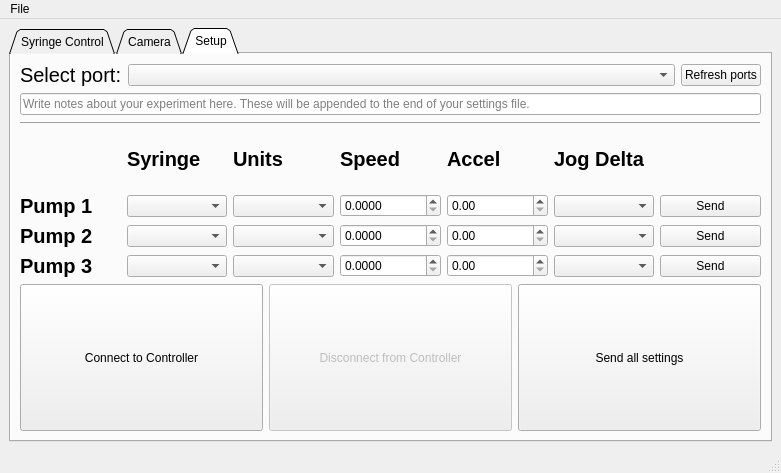
<?xml version="1.0" encoding="UTF-8"?>
<ui version="4.0">
 <class>MainWindow</class>
 <widget class="QMainWindow" name="MainWindow">
  <property name="geometry">
   <rect>
    <x>0</x>
    <y>0</y>
    <width>781</width>
    <height>473</height>
   </rect>
  </property>
  <property name="windowTitle">
   <string>Poseidon Controller</string>
  </property>
  <widget class="QWidget" name="centralwidget">
   <layout class="QVBoxLayout" name="verticalLayout">
    <item>
     <widget class="QTabWidget" name="tabWidget">
      <property name="focusPolicy">
       <enum>Qt::TabFocus</enum>
      </property>
      <property name="acceptDrops">
       <bool>false</bool>
      </property>
      <property name="tabPosition">
       <enum>QTabWidget::North</enum>
      </property>
      <property name="tabShape">
       <enum>QTabWidget::Triangular</enum>
      </property>
      <property name="currentIndex">
       <number>2</number>
      </property>
      <property name="iconSize">
       <size>
        <width>16</width>
        <height>16</height>
       </size>
      </property>
      <property name="movable">
       <bool>false</bool>
      </property>
      <widget class="QWidget" name="control">
       <attribute name="title">
        <string>Syringe Control</string>
       </attribute>
       <layout class="QHBoxLayout" name="horizontalLayout_10">
        <item>
         <layout class="QHBoxLayout" name="horizontalLayout_3">
          <item>
           <layout class="QVBoxLayout" name="verticalLayout_9">
            <item>
             <layout class="QGridLayout" name="gridLayout_6">
              <item row="0" column="2">
               <widget class="Line" name="line_4">
                <property name="frameShadow">
                 <enum>QFrame::Raised</enum>
                </property>
                <property name="lineWidth">
                 <number>3</number>
                </property>
                <property name="orientation">
                 <enum>Qt::Vertical</enum>
                </property>
               </widget>
              </item>
              <item row="0" column="0">
               <widget class="QLabel" name="label">
                <property name="font">
                 <font>
                  <pointsize>15</pointsize>
                  <weight>75</weight>
                  <bold>true</bold>
                 </font>
                </property>
                <property name="text">
                 <string/>
                </property>
                <property name="alignment">
                 <set>Qt::AlignCenter</set>
                </property>
               </widget>
              </item>
              <item row="2" column="3">
               <widget class="QLCDNumber" name="p2_incremental_DISP">
                <property name="frameShape">
                 <enum>QFrame::Panel</enum>
                </property>
                <property name="frameShadow">
                 <enum>QFrame::Sunken</enum>
                </property>
                <property name="digitCount">
                 <number>5</number>
                </property>
               </widget>
              </item>
              <item row="3" column="4">
               <widget class="QLCDNumber" name="p3_remain_DISP">
                <property name="frameShape">
                 <enum>QFrame::Panel</enum>
                </property>
                <property name="frameShadow">
                 <enum>QFrame::Sunken</enum>
                </property>
                <property name="digitCount">
                 <number>5</number>
                </property>
               </widget>
              </item>
              <item row="0" column="3">
               <layout class="QHBoxLayout" name="horizontalLayout_12">
                <item>
                 <widget class="QCheckBox" name="p2_activate_CHECKBOX">
                  <property name="sizePolicy">
                   <sizepolicy hsizetype="Maximum" vsizetype="Fixed">
                    <horstretch>0</horstretch>
                    <verstretch>0</verstretch>
                   </sizepolicy>
                  </property>
                  <property name="text">
                   <string/>
                  </property>
                 </widget>
                </item>
                <item>
                 <widget class="QLabel" name="label_6">
                  <property name="font">
                   <font>
                    <pointsize>15</pointsize>
                    <weight>75</weight>
                    <bold>true</bold>
                   </font>
                  </property>
                  <property name="text">
                   <string>Pump 2</string>
                  </property>
                  <property name="alignment">
                   <set>Qt::AlignCenter</set>
                  </property>
                 </widget>
                </item>
               </layout>
              </item>
              <item row="2" column="0">
               <widget class="QLabel" name="label_56">
                <property name="font">
                 <font>
                  <pointsize>15</pointsize>
                 </font>
                </property>
                <property name="text">
                 <string>Incremental</string>
                </property>
                <property name="alignment">
                 <set>Qt::AlignCenter</set>
                </property>
               </widget>
              </item>
              <item row="2" column="4">
               <widget class="QLCDNumber" name="p3_incremental_DISP">
                <property name="frameShape">
                 <enum>QFrame::Panel</enum>
                </property>
                <property name="frameShadow">
                 <enum>QFrame::Sunken</enum>
                </property>
                <property name="digitCount">
                 <number>5</number>
                </property>
               </widget>
              </item>
              <item row="0" column="1">
               <layout class="QHBoxLayout" name="horizontalLayout_14">
                <item>
                 <widget class="QCheckBox" name="p1_activate_CHECKBOX">
                  <property name="sizePolicy">
                   <sizepolicy hsizetype="Maximum" vsizetype="Fixed">
                    <horstretch>0</horstretch>
                    <verstretch>0</verstretch>
                   </sizepolicy>
                  </property>
                  <property name="text">
                   <string/>
                  </property>
                 </widget>
                </item>
                <item>
                 <widget class="QLabel" name="label_8">
                  <property name="font">
                   <font>
                    <pointsize>15</pointsize>
                    <weight>75</weight>
                    <bold>true</bold>
                   </font>
                  </property>
                  <property name="text">
                   <string>Pump 1</string>
                  </property>
                  <property name="alignment">
                   <set>Qt::AlignCenter</set>
                  </property>
                 </widget>
                </item>
               </layout>
              </item>
              <item row="3" column="0">
               <widget class="QLabel" name="label_57">
                <property name="font">
                 <font>
                  <pointsize>15</pointsize>
                 </font>
                </property>
                <property name="text">
                 <string>Remain</string>
                </property>
                <property name="alignment">
                 <set>Qt::AlignCenter</set>
                </property>
               </widget>
              </item>
              <item row="1" column="3">
               <widget class="QLCDNumber" name="p2_absolute_DISP">
                <property name="frameShape">
                 <enum>QFrame::Panel</enum>
                </property>
                <property name="frameShadow">
                 <enum>QFrame::Sunken</enum>
                </property>
                <property name="digitCount">
                 <number>5</number>
                </property>
               </widget>
              </item>
              <item row="3" column="1">
               <widget class="QLCDNumber" name="p1_remain_DISP">
                <property name="frameShape">
                 <enum>QFrame::Panel</enum>
                </property>
                <property name="frameShadow">
                 <enum>QFrame::Sunken</enum>
                </property>
                <property name="digitCount">
                 <number>5</number>
                </property>
               </widget>
              </item>
              <item row="2" column="1">
               <widget class="QLCDNumber" name="p1_incremental_DISP">
                <property name="frameShape">
                 <enum>QFrame::Panel</enum>
                </property>
                <property name="frameShadow">
                 <enum>QFrame::Sunken</enum>
                </property>
                <property name="digitCount">
                 <number>5</number>
                </property>
               </widget>
              </item>
              <item row="1" column="0">
               <widget class="QLabel" name="label_58">
                <property name="font">
                 <font>
                  <pointsize>15</pointsize>
                 </font>
                </property>
                <property name="text">
                 <string>Absolute</string>
                </property>
                <property name="alignment">
                 <set>Qt::AlignCenter</set>
                </property>
               </widget>
              </item>
              <item row="1" column="4">
               <widget class="QLCDNumber" name="p3_absolute_DISP">
                <property name="frameShape">
                 <enum>QFrame::Panel</enum>
                </property>
                <property name="frameShadow">
                 <enum>QFrame::Sunken</enum>
                </property>
                <property name="digitCount">
                 <number>5</number>
                </property>
               </widget>
              </item>
              <item row="3" column="3">
               <widget class="QLCDNumber" name="p2_remain_DISP">
                <property name="frameShape">
                 <enum>QFrame::Panel</enum>
                </property>
                <property name="frameShadow">
                 <enum>QFrame::Sunken</enum>
                </property>
                <property name="digitCount">
                 <number>5</number>
                </property>
               </widget>
              </item>
              <item row="0" column="4">
               <layout class="QHBoxLayout" name="horizontalLayout_13">
                <item>
                 <widget class="Line" name="line_5">
                  <property name="frameShadow">
                   <enum>QFrame::Raised</enum>
                  </property>
                  <property name="lineWidth">
                   <number>3</number>
                  </property>
                  <property name="orientation">
                   <enum>Qt::Vertical</enum>
                  </property>
                 </widget>
                </item>
                <item>
                 <widget class="QCheckBox" name="p3_activate_CHECKBOX">
                  <property name="sizePolicy">
                   <sizepolicy hsizetype="Maximum" vsizetype="Fixed">
                    <horstretch>0</horstretch>
                    <verstretch>0</verstretch>
                   </sizepolicy>
                  </property>
                  <property name="text">
                   <string/>
                  </property>
                 </widget>
                </item>
                <item>
                 <widget class="QLabel" name="label_25">
                  <property name="font">
                   <font>
                    <pointsize>15</pointsize>
                    <weight>75</weight>
                    <bold>true</bold>
                   </font>
                  </property>
                  <property name="text">
                   <string>Pump 3</string>
                  </property>
                  <property name="alignment">
                   <set>Qt::AlignCenter</set>
                  </property>
                 </widget>
                </item>
               </layout>
              </item>
              <item row="1" column="1">
               <widget class="QLCDNumber" name="p1_absolute_DISP">
                <property name="frameShape">
                 <enum>QFrame::Panel</enum>
                </property>
                <property name="frameShadow">
                 <enum>QFrame::Sunken</enum>
                </property>
                <property name="digitCount">
                 <number>4</number>
                </property>
               </widget>
              </item>
             </layout>
            </item>
            <item>
             <widget class="Line" name="line_3">
              <property name="frameShadow">
               <enum>QFrame::Raised</enum>
              </property>
              <property name="lineWidth">
               <number>2</number>
              </property>
              <property name="orientation">
               <enum>Qt::Horizontal</enum>
              </property>
             </widget>
            </item>
            <item>
             <layout class="QGridLayout" name="gridLayout_3">
              <item row="3" column="3">
               <layout class="QHBoxLayout" name="horizontalLayout_8">
                <item>
                 <layout class="QHBoxLayout" name="horizontalLayout_9">
                  <item>
                   <widget class="QDoubleSpinBox" name="p2_amount_INPUT"/>
                  </item>
                 </layout>
                </item>
                <item>
                 <widget class="QLabel" name="p2_units_LABEL_2">
                  <property name="text">
                   <string>[units]</string>
                  </property>
                  <property name="alignment">
                   <set>Qt::AlignCenter</set>
                  </property>
                 </widget>
                </item>
               </layout>
              </item>
              <item row="4" column="3">
               <layout class="QHBoxLayout" name="horizontalLayout_15">
                <item>
                 <layout class="QHBoxLayout" name="horizontalLayout_16">
                  <item>
                   <widget class="QDoubleSpinBox" name="p3_amount_INPUT"/>
                  </item>
                 </layout>
                </item>
                <item>
                 <widget class="QLabel" name="p3_units_LABEL_2">
                  <property name="text">
                   <string>[units]</string>
                  </property>
                  <property name="alignment">
                   <set>Qt::AlignCenter</set>
                  </property>
                 </widget>
                </item>
               </layout>
              </item>
              <item row="2" column="3">
               <layout class="QHBoxLayout" name="horizontalLayout">
                <item>
                 <layout class="QHBoxLayout" name="horizontalLayout_6">
                  <item>
                   <widget class="QDoubleSpinBox" name="p1_amount_INPUT"/>
                  </item>
                 </layout>
                </item>
                <item>
                 <widget class="QLabel" name="p1_units_LABEL_2">
                  <property name="text">
                   <string>[units]</string>
                  </property>
                  <property name="alignment">
                   <set>Qt::AlignCenter</set>
                  </property>
                 </widget>
                </item>
               </layout>
              </item>
              <item row="1" column="0">
               <widget class="QLabel" name="label_23">
                <property name="font">
                 <font>
                  <pointsize>15</pointsize>
                  <weight>75</weight>
                  <italic>false</italic>
                  <bold>true</bold>
                  <underline>false</underline>
                 </font>
                </property>
                <property name="text">
                 <string/>
                </property>
                <property name="alignment">
                 <set>Qt::AlignCenter</set>
                </property>
               </widget>
              </item>
              <item row="3" column="0">
               <widget class="QLabel" name="label_14">
                <property name="font">
                 <font>
                  <pointsize>15</pointsize>
                  <weight>75</weight>
                  <bold>true</bold>
                 </font>
                </property>
                <property name="text">
                 <string>Pump 2</string>
                </property>
                <property name="alignment">
                 <set>Qt::AlignCenter</set>
                </property>
               </widget>
              </item>
              <item row="4" column="0">
               <widget class="QLabel" name="label_15">
                <property name="font">
                 <font>
                  <pointsize>15</pointsize>
                  <weight>75</weight>
                  <bold>true</bold>
                 </font>
                </property>
                <property name="text">
                 <string>Pump 3</string>
                </property>
                <property name="alignment">
                 <set>Qt::AlignCenter</set>
                </property>
               </widget>
              </item>
              <item row="1" column="2">
               <widget class="QLabel" name="label_24">
                <property name="font">
                 <font>
                  <pointsize>15</pointsize>
                  <weight>75</weight>
                  <italic>false</italic>
                  <bold>true</bold>
                  <underline>false</underline>
                 </font>
                </property>
                <property name="text">
                 <string>Speed</string>
                </property>
                <property name="alignment">
                 <set>Qt::AlignCenter</set>
                </property>
               </widget>
              </item>
              <item row="2" column="2">
               <widget class="QLabel" name="p1_units_LABEL">
                <property name="text">
                 <string>[units]</string>
                </property>
                <property name="alignment">
                 <set>Qt::AlignCenter</set>
                </property>
               </widget>
              </item>
              <item row="4" column="1">
               <widget class="QLabel" name="p3_syringe_LABEL">
                <property name="text">
                 <string>syringe</string>
                </property>
                <property name="alignment">
                 <set>Qt::AlignCenter</set>
                </property>
               </widget>
              </item>
              <item row="3" column="2">
               <widget class="QLabel" name="p2_units_LABEL">
                <property name="text">
                 <string>[units]</string>
                </property>
                <property name="alignment">
                 <set>Qt::AlignCenter</set>
                </property>
               </widget>
              </item>
              <item row="2" column="0">
               <widget class="QLabel" name="label_13">
                <property name="font">
                 <font>
                  <pointsize>15</pointsize>
                  <weight>75</weight>
                  <bold>true</bold>
                 </font>
                </property>
                <property name="text">
                 <string>Pump 1</string>
                </property>
                <property name="alignment">
                 <set>Qt::AlignCenter</set>
                </property>
               </widget>
              </item>
              <item row="1" column="1">
               <widget class="QLabel" name="label_27">
                <property name="font">
                 <font>
                  <pointsize>15</pointsize>
                  <weight>75</weight>
                  <italic>false</italic>
                  <bold>true</bold>
                  <underline>false</underline>
                 </font>
                </property>
                <property name="text">
                 <string>Syringe</string>
                </property>
                <property name="alignment">
                 <set>Qt::AlignCenter</set>
                </property>
               </widget>
              </item>
              <item row="4" column="2">
               <widget class="QLabel" name="p3_units_LABEL">
                <property name="text">
                 <string>[units]</string>
                </property>
                <property name="alignment">
                 <set>Qt::AlignCenter</set>
                </property>
               </widget>
              </item>
              <item row="3" column="1">
               <widget class="QLabel" name="p2_syringe_LABEL">
                <property name="text">
                 <string>syringe</string>
                </property>
                <property name="alignment">
                 <set>Qt::AlignCenter</set>
                </property>
               </widget>
              </item>
              <item row="2" column="1">
               <widget class="QLabel" name="p1_syringe_LABEL">
                <property name="text">
                 <string>syringe</string>
                </property>
                <property name="alignment">
                 <set>Qt::AlignCenter</set>
                </property>
               </widget>
              </item>
              <item row="1" column="3">
               <widget class="QLabel" name="label_10">
                <property name="font">
                 <font>
                  <pointsize>15</pointsize>
                  <weight>75</weight>
                  <italic>false</italic>
                  <bold>true</bold>
                  <underline>false</underline>
                 </font>
                </property>
                <property name="text">
                 <string>Amount </string>
                </property>
                <property name="alignment">
                 <set>Qt::AlignCenter</set>
                </property>
               </widget>
              </item>
             </layout>
            </item>
           </layout>
          </item>
          <item>
           <widget class="Line" name="line">
            <property name="frameShadow">
             <enum>QFrame::Raised</enum>
            </property>
            <property name="lineWidth">
             <number>2</number>
            </property>
            <property name="orientation">
             <enum>Qt::Vertical</enum>
            </property>
           </widget>
          </item>
          <item>
           <layout class="QVBoxLayout" name="verticalLayout_2">
            <item>
             <layout class="QHBoxLayout" name="horizontalLayout_11">
              <item>
               <widget class="QPushButton" name="run_BTN">
                <property name="sizePolicy">
                 <sizepolicy hsizetype="Minimum" vsizetype="Minimum">
                  <horstretch>0</horstretch>
                  <verstretch>0</verstretch>
                 </sizepolicy>
                </property>
                <property name="font">
                 <font>
                  <weight>75</weight>
                  <bold>true</bold>
                 </font>
                </property>
                <property name="text">
                 <string>Run</string>
                </property>
               </widget>
              </item>
              <item>
               <widget class="QPushButton" name="pause_BTN">
                <property name="sizePolicy">
                 <sizepolicy hsizetype="Minimum" vsizetype="Minimum">
                  <horstretch>0</horstretch>
                  <verstretch>0</verstretch>
                 </sizepolicy>
                </property>
                <property name="text">
                 <string>Pause</string>
                </property>
               </widget>
              </item>
              <item>
               <widget class="QPushButton" name="zero_BTN">
                <property name="sizePolicy">
                 <sizepolicy hsizetype="Minimum" vsizetype="Minimum">
                  <horstretch>0</horstretch>
                  <verstretch>0</verstretch>
                 </sizepolicy>
                </property>
                <property name="text">
                 <string>Zero</string>
                </property>
               </widget>
              </item>
             </layout>
            </item>
            <item>
             <widget class="QPushButton" name="stop_BTN">
              <property name="sizePolicy">
               <sizepolicy hsizetype="Minimum" vsizetype="Minimum">
                <horstretch>0</horstretch>
                <verstretch>0</verstretch>
               </sizepolicy>
              </property>
              <property name="font">
               <font>
                <weight>75</weight>
                <bold>true</bold>
               </font>
              </property>
              <property name="text">
               <string>STOP</string>
              </property>
             </widget>
            </item>
            <item>
             <widget class="Line" name="line_2">
              <property name="frameShadow">
               <enum>QFrame::Raised</enum>
              </property>
              <property name="lineWidth">
               <number>2</number>
              </property>
              <property name="orientation">
               <enum>Qt::Horizontal</enum>
              </property>
             </widget>
            </item>
            <item>
             <layout class="QHBoxLayout" name="horizontalLayout_4">
              <item>
               <layout class="QVBoxLayout" name="verticalLayout_12">
                <item>
                 <widget class="QPushButton" name="jog_plus_BTN">
                  <property name="sizePolicy">
                   <sizepolicy hsizetype="Minimum" vsizetype="Minimum">
                    <horstretch>0</horstretch>
                    <verstretch>0</verstretch>
                   </sizepolicy>
                  </property>
                  <property name="text">
                   <string>Jog +</string>
                  </property>
                 </widget>
                </item>
                <item>
                 <widget class="QPushButton" name="jog_minus_BTN">
                  <property name="sizePolicy">
                   <sizepolicy hsizetype="Minimum" vsizetype="Minimum">
                    <horstretch>0</horstretch>
                    <verstretch>0</verstretch>
                   </sizepolicy>
                  </property>
                  <property name="text">
                   <string>Jog -</string>
                  </property>
                 </widget>
                </item>
               </layout>
              </item>
              <item>
               <widget class="Line" name="line_15">
                <property name="frameShadow">
                 <enum>QFrame::Raised</enum>
                </property>
                <property name="lineWidth">
                 <number>2</number>
                </property>
                <property name="orientation">
                 <enum>Qt::Vertical</enum>
                </property>
               </widget>
              </item>
              <item>
               <layout class="QVBoxLayout" name="verticalLayout_3">
                <item>
                 <widget class="QLabel" name="label_43">
                  <property name="sizePolicy">
                   <sizepolicy hsizetype="Preferred" vsizetype="Maximum">
                    <horstretch>0</horstretch>
                    <verstretch>0</verstretch>
                   </sizepolicy>
                  </property>
                  <property name="font">
                   <font>
                    <pointsize>15</pointsize>
                    <weight>75</weight>
                    <bold>true</bold>
                   </font>
                  </property>
                  <property name="text">
                   <string>Coord.</string>
                  </property>
                  <property name="alignment">
                   <set>Qt::AlignCenter</set>
                  </property>
                 </widget>
                </item>
                <item>
                 <widget class="QRadioButton" name="absolute_RADIO">
                  <property name="font">
                   <font>
                    <pointsize>15</pointsize>
                   </font>
                  </property>
                  <property name="text">
                   <string>Abs.</string>
                  </property>
                  <property name="checked">
                   <bool>true</bool>
                  </property>
                 </widget>
                </item>
                <item>
                 <widget class="QRadioButton" name="incremental_RADIO">
                  <property name="font">
                   <font>
                    <pointsize>15</pointsize>
                   </font>
                  </property>
                  <property name="text">
                   <string>Incr.</string>
                  </property>
                 </widget>
                </item>
               </layout>
              </item>
             </layout>
            </item>
           </layout>
          </item>
         </layout>
        </item>
       </layout>
      </widget>
      <widget class="QWidget" name="camera">
       <attribute name="title">
        <string>Camera</string>
       </attribute>
       <layout class="QVBoxLayout" name="verticalLayout_11">
        <item>
         <widget class="QLabel" name="imgLabel">
          <property name="sizePolicy">
           <sizepolicy hsizetype="Preferred" vsizetype="MinimumExpanding">
            <horstretch>0</horstretch>
            <verstretch>0</verstretch>
           </sizepolicy>
          </property>
          <property name="text">
           <string/>
          </property>
          <property name="alignment">
           <set>Qt::AlignCenter</set>
          </property>
         </widget>
        </item>
        <item>
         <layout class="QVBoxLayout" name="verticalLayout_10">
          <item>
           <layout class="QHBoxLayout" name="horizontalLayout_5">
            <item>
             <widget class="QPushButton" name="camera_connect_BTN">
              <property name="sizePolicy">
               <sizepolicy hsizetype="Minimum" vsizetype="Maximum">
                <horstretch>0</horstretch>
                <verstretch>0</verstretch>
               </sizepolicy>
              </property>
              <property name="text">
               <string>Connect</string>
              </property>
             </widget>
            </item>
            <item>
             <widget class="QPushButton" name="camera_disconnect_BTN">
              <property name="sizePolicy">
               <sizepolicy hsizetype="Minimum" vsizetype="Maximum">
                <horstretch>0</horstretch>
                <verstretch>0</verstretch>
               </sizepolicy>
              </property>
              <property name="text">
               <string>Disconnect</string>
              </property>
             </widget>
            </item>
            <item>
             <widget class="QPushButton" name="camera_capture_image_BTN">
              <property name="sizePolicy">
               <sizepolicy hsizetype="Minimum" vsizetype="Maximum">
                <horstretch>0</horstretch>
                <verstretch>0</verstretch>
               </sizepolicy>
              </property>
              <property name="text">
               <string>Capture Image</string>
              </property>
             </widget>
            </item>
           </layout>
          </item>
         </layout>
        </item>
       </layout>
      </widget>
      <widget class="QWidget" name="setup">
       <attribute name="title">
        <string>Setup</string>
       </attribute>
       <layout class="QVBoxLayout" name="verticalLayout_14">
        <item>
         <layout class="QHBoxLayout" name="horizontalLayout_2">
          <item>
           <widget class="QLabel" name="label_7">
            <property name="sizePolicy">
             <sizepolicy hsizetype="Maximum" vsizetype="Preferred">
              <horstretch>0</horstretch>
              <verstretch>0</verstretch>
             </sizepolicy>
            </property>
            <property name="font">
             <font>
              <pointsize>15</pointsize>
             </font>
            </property>
            <property name="text">
             <string>Select port:</string>
            </property>
           </widget>
          </item>
          <item>
           <widget class="QComboBox" name="port_DROPDOWN"/>
          </item>
          <item>
           <widget class="QPushButton" name="refresh_ports_BTN">
            <property name="sizePolicy">
             <sizepolicy hsizetype="Maximum" vsizetype="Fixed">
              <horstretch>0</horstretch>
              <verstretch>0</verstretch>
             </sizepolicy>
            </property>
            <property name="text">
             <string>Refresh ports</string>
            </property>
           </widget>
          </item>
         </layout>
        </item>
        <item>
         <widget class="QLineEdit" name="experiment_notes">
          <property name="placeholderText">
           <string>Write notes about your experiment here. These will be appended to the end of your settings file.</string>
          </property>
         </widget>
        </item>
        <item>
         <widget class="Line" name="line_6">
          <property name="frameShadow">
           <enum>QFrame::Raised</enum>
          </property>
          <property name="orientation">
           <enum>Qt::Horizontal</enum>
          </property>
         </widget>
        </item>
        <item>
         <layout class="QVBoxLayout" name="verticalLayout_13">
          <item>
           <layout class="QGridLayout" name="gridLayout">
            <item row="3" column="2">
             <widget class="QComboBox" name="p3_units_DROPDOWN"/>
            </item>
            <item row="2" column="2">
             <widget class="QComboBox" name="p2_units_DROPDOWN"/>
            </item>
            <item row="2" column="4">
             <widget class="QDoubleSpinBox" name="p2_accel_INPUT">
              <property name="maximum">
               <double>99999.990000000005239</double>
              </property>
             </widget>
            </item>
            <item row="0" column="4">
             <widget class="QLabel" name="label_19">
              <property name="font">
               <font>
                <pointsize>15</pointsize>
                <weight>75</weight>
                <bold>true</bold>
               </font>
              </property>
              <property name="text">
               <string>Accel</string>
              </property>
             </widget>
            </item>
            <item row="1" column="3">
             <widget class="QDoubleSpinBox" name="p1_speed_INPUT">
              <property name="decimals">
               <number>4</number>
              </property>
              <property name="maximum">
               <double>9999.998999999999796</double>
              </property>
             </widget>
            </item>
            <item row="2" column="1">
             <widget class="QComboBox" name="p2_syringe_DROPDOWN"/>
            </item>
            <item row="2" column="3">
             <widget class="QDoubleSpinBox" name="p2_speed_INPUT">
              <property name="decimals">
               <number>4</number>
              </property>
              <property name="maximum">
               <double>9999.998999999999796</double>
              </property>
             </widget>
            </item>
            <item row="1" column="4">
             <widget class="QDoubleSpinBox" name="p1_accel_INPUT">
              <property name="maximum">
               <double>99999.990000000005239</double>
              </property>
             </widget>
            </item>
            <item row="3" column="1">
             <widget class="QComboBox" name="p3_syringe_DROPDOWN"/>
            </item>
            <item row="3" column="3">
             <widget class="QDoubleSpinBox" name="p3_speed_INPUT">
              <property name="decimals">
               <number>4</number>
              </property>
              <property name="maximum">
               <double>9999.998999999999796</double>
              </property>
             </widget>
            </item>
            <item row="1" column="2">
             <widget class="QComboBox" name="p1_units_DROPDOWN"/>
            </item>
            <item row="1" column="1">
             <widget class="QComboBox" name="p1_syringe_DROPDOWN"/>
            </item>
            <item row="0" column="1">
             <widget class="QLabel" name="label_16">
              <property name="font">
               <font>
                <pointsize>15</pointsize>
                <weight>75</weight>
                <bold>true</bold>
               </font>
              </property>
              <property name="text">
               <string>Syringe</string>
              </property>
             </widget>
            </item>
            <item row="0" column="5">
             <widget class="QLabel" name="label_20">
              <property name="font">
               <font>
                <pointsize>15</pointsize>
                <weight>75</weight>
                <bold>true</bold>
               </font>
              </property>
              <property name="text">
               <string>Jog Delta</string>
              </property>
             </widget>
            </item>
            <item row="1" column="0">
             <widget class="QLabel" name="label_2">
              <property name="font">
               <font>
                <pointsize>15</pointsize>
                <weight>75</weight>
                <bold>true</bold>
               </font>
              </property>
              <property name="text">
               <string>Pump 1</string>
              </property>
             </widget>
            </item>
            <item row="2" column="0">
             <widget class="QLabel" name="label_3">
              <property name="font">
               <font>
                <pointsize>15</pointsize>
                <weight>75</weight>
                <bold>true</bold>
               </font>
              </property>
              <property name="text">
               <string>Pump 2</string>
              </property>
             </widget>
            </item>
            <item row="0" column="3">
             <widget class="QLabel" name="label_18">
              <property name="font">
               <font>
                <pointsize>15</pointsize>
                <weight>75</weight>
                <bold>true</bold>
               </font>
              </property>
              <property name="text">
               <string>Speed</string>
              </property>
             </widget>
            </item>
            <item row="0" column="2">
             <widget class="QLabel" name="label_17">
              <property name="font">
               <font>
                <pointsize>15</pointsize>
                <weight>75</weight>
                <bold>true</bold>
               </font>
              </property>
              <property name="text">
               <string>Units</string>
              </property>
             </widget>
            </item>
            <item row="3" column="4">
             <widget class="QDoubleSpinBox" name="p3_accel_INPUT">
              <property name="maximum">
               <double>99999.990000000005239</double>
              </property>
             </widget>
            </item>
            <item row="3" column="0">
             <widget class="QLabel" name="label_4">
              <property name="font">
               <font>
                <pointsize>15</pointsize>
                <weight>75</weight>
                <bold>true</bold>
               </font>
              </property>
              <property name="text">
               <string>Pump 3</string>
              </property>
             </widget>
            </item>
            <item row="1" column="6">
             <widget class="QPushButton" name="p1_setup_send_BTN">
              <property name="text">
               <string>Send</string>
              </property>
             </widget>
            </item>
            <item row="2" column="6">
             <widget class="QPushButton" name="p2_setup_send_BTN">
              <property name="text">
               <string>Send</string>
              </property>
             </widget>
            </item>
            <item row="3" column="6">
             <widget class="QPushButton" name="p3_setup_send_BTN">
              <property name="text">
               <string>Send</string>
              </property>
             </widget>
            </item>
            <item row="1" column="5">
             <widget class="QComboBox" name="p1_setup_jog_delta_INPUT"/>
            </item>
            <item row="2" column="5">
             <widget class="QComboBox" name="p2_setup_jog_delta_INPUT"/>
            </item>
            <item row="3" column="5">
             <widget class="QComboBox" name="p3_setup_jog_delta_INPUT"/>
            </item>
           </layout>
          </item>
          <item>
           <layout class="QHBoxLayout" name="horizontalLayout_7">
            <item>
             <widget class="QPushButton" name="connect_BTN">
              <property name="sizePolicy">
               <sizepolicy hsizetype="Minimum" vsizetype="Minimum">
                <horstretch>0</horstretch>
                <verstretch>0</verstretch>
               </sizepolicy>
              </property>
              <property name="text">
               <string>Connect to Controller</string>
              </property>
             </widget>
            </item>
            <item>
             <widget class="QPushButton" name="disconnect_BTN">
              <property name="enabled">
               <bool>false</bool>
              </property>
              <property name="sizePolicy">
               <sizepolicy hsizetype="Minimum" vsizetype="Minimum">
                <horstretch>0</horstretch>
                <verstretch>0</verstretch>
               </sizepolicy>
              </property>
              <property name="text">
               <string>Disconnect from Controller</string>
              </property>
             </widget>
            </item>
            <item>
             <widget class="QPushButton" name="send_all_BTN">
              <property name="sizePolicy">
               <sizepolicy hsizetype="Minimum" vsizetype="Minimum">
                <horstretch>0</horstretch>
                <verstretch>0</verstretch>
               </sizepolicy>
              </property>
              <property name="acceptDrops">
               <bool>true</bool>
              </property>
              <property name="text">
               <string>Send all settings</string>
              </property>
             </widget>
            </item>
           </layout>
          </item>
         </layout>
        </item>
       </layout>
      </widget>
     </widget>
    </item>
   </layout>
  </widget>
  <widget class="QStatusBar" name="status_bar_DISP"/>
  <widget class="QMenuBar" name="menuBar">
   <property name="geometry">
    <rect>
     <x>0</x>
     <y>0</y>
     <width>781</width>
     <height>22</height>
    </rect>
   </property>
   <property name="nativeMenuBar">
    <bool>false</bool>
   </property>
   <widget class="QMenu" name="menuFile">
    <property name="title">
     <string>File</string>
    </property>
    <addaction name="load_settings_BTN"/>
    <addaction name="save_settings_BTN"/>
   </widget>
   <addaction name="menuFile"/>
  </widget>
  <action name="load_settings_INPUT">
   <property name="text">
    <string>Load settings</string>
   </property>
  </action>
  <action name="save_settings_INPUT">
   <property name="text">
    <string>Save settings</string>
   </property>
  </action>
  <action name="load_settings_BTN">
   <property name="text">
    <string>Load settings</string>
   </property>
  </action>
  <action name="save_settings_BTN">
   <property name="text">
    <string>Save settings</string>
   </property>
  </action>
 </widget>
 <resources/>
 <connections/>
</ui>
